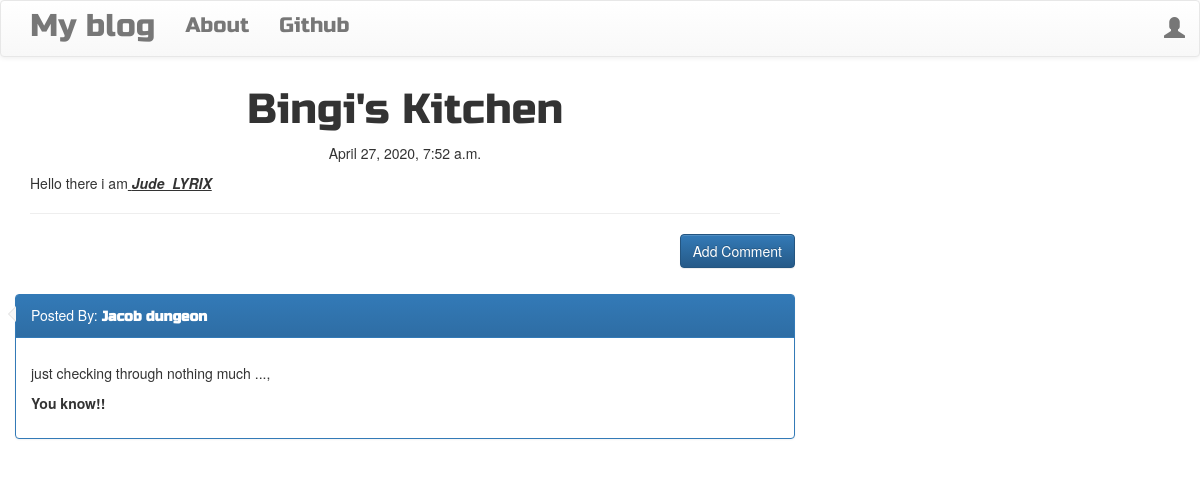
Screenshot of /blog/post/9 with the database file from the repository.
### blog/models.py (models this page shows, shortened)
class Post(models.Model):
    author = models.ForeignKey('auth.User',on_delete=models.PROTECT)
    title = models.CharField(max_length=250)
    text = models.TextField()
    create_date = models.DateTimeField(default=timezone.now)# timezone function and not executing it instead
    published_date = models.DateTimeField(blank=True,null=True)

class Comment(models.Model):
    post = models.ForeignKey('blog.Post', related_name='comments',on_delete=models.PROTECT)
    author = models.CharField(max_length=20)
    text = models.TextField()
    create_date = models.DateTimeField(default=timezone.now())
    approved_comment = models.BooleanField(default=False)

### blog/views.py (the view)
# urls.py: path("/post/<int:pk>",views.PostDetailView.as_view(),name="post_detail"),
class PostDetailView(DetailView):
    model = Post

### blog/templates/blog/post_detail.html (shortened to what this page needs)
{% extends 'blog/base.html' %}
{% block bodyblock %}
<h1 class="posttile loader"> {{ post.title }}</h1>
{%  if post.published_date %}
    <div class="date postdate">
        {{ post.published_date }}
    </div>
{% else %}
    <a class="btn btn-default" href="{% url 'post_publish' pk=post.pk %}">Publish</a>
{% endif %}
    <p class="postcontent">{{ post.text|safe|linebreaksbr }}</p>
<hr>
<a href="{% url 'add_comment_post' pk=post.pk %}" class="btn btn-primary btn-comment">Add Comment</a>
<br><br>
<div class="container">
    {% for comment in post.comments.all %}
        <br>
        {% if user.is_authenticated or comment.approved_comment %}
</div>
            <div class="row">
                <div class="panel panel-primary">
                <div class="panel-heading">
                Posted By: <strong class="commenttile">{{ comment.author }}</strong>
                </div>
                <div class="panel-body">
                <p>{{ comment.text|safe|linebreaks }}</p>
                </div>
                </div>
            </div>
        {% endif %}
        {% empty %}
            <p> No comments... </p>
    {% endfor %}
</div>
{% endblock %}

### blog/static/css/blog.css (style rules this page uses)
.loader { filter: hue-rotate(0deg); color: linear-gradient(45deg, #0f8, #08f); animation: hue 10000ms infinite linear; }
.postdate { text-align: center; }
.posttile { font-family: 'Russo One', sans-serif; font-size: 3em; text-align: center; }
.commenttile { font-family: 'Russo One', sans-serif; font-size: 1em; }
.postcontent { font-family: 'Montserrat'; font-size: 1.5em; }
.btn-comment { position: absolute; right: 0px; }
.panel { position:relative; }
.panel>.panel-heading:after,.panel>.panel-heading:before { position:absolute; top:11px;left:-16px; right:100%; width:0; height:0; display:block; content:" "; border-color:transparent; border-style:solid solid outset; pointer-events:none; }
.panel>.panel-heading:after { border-width:7px; border-right-color:#f7f7f7; margin-top:1px; margin-left:2px; }
.panel>.panel-heading:before { border-right-color:#ddd; border-width:8px; }

### rows the page displays
Post: title "Bingi's Kitchen", published_date "April 27, 2020, 7:52 a.m.", text "Hello there i am Jude LYRIX"
Comment: author "Jacob dungeon", text "just checking through nothing much ..., You know!!"
